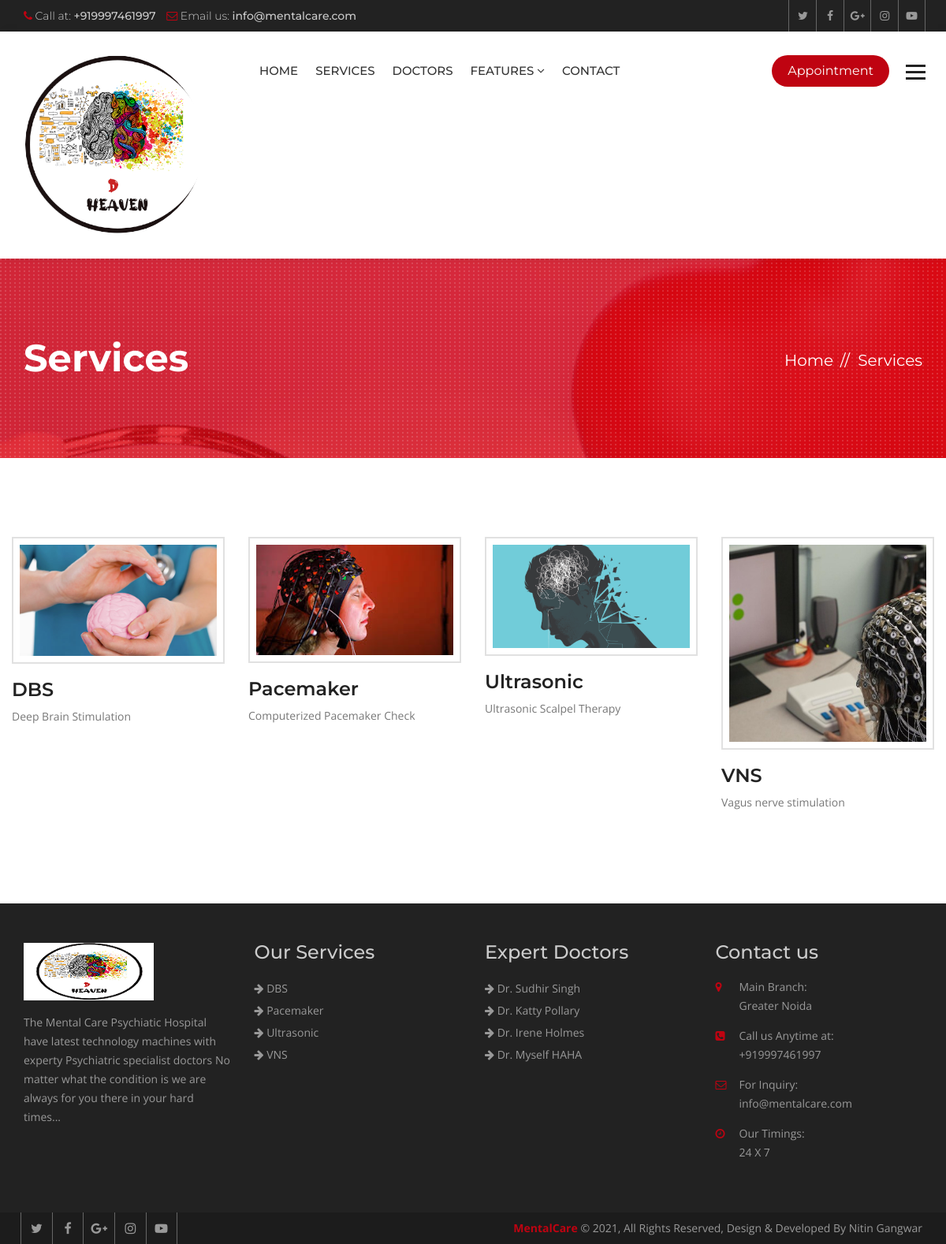
Page /services/ on the committed database.
### hospital/models.py (models this page shows, shortened)
class Service(models.Model):
    title = models.CharField(max_length=120)
    description = models.TextField()
    items = models.ManyToManyField(to='Item',)
    thumbnail = models.ImageField(upload_to='services/')
    cover = models.ImageField(upload_to='services/')
    image1 = models.ImageField(upload_to='services/', blank=True, null=True)
    image2 = models.ImageField(upload_to='services/', blank=True, null=True)

class Doctor(models.Model):
    name = models.CharField(max_length=120)
    speciality = models.CharField(max_length=120)
    picture = models.ImageField(upload_to="doctors/")
    details = models.TextField()
    experience = models.TextField()
    expertize = models.ManyToManyField(to='Expertize', related_name='doctors')
    twitter = models.CharField(max_length=120, blank=True, null=True)
    facebook = models.CharField(max_length=120, blank=True, null=True)
    instagram = models.CharField(max_length=120, blank=True, null=True)

### hospital/views.py (the view)
# urls.py: path('services/', views.ServiceListView.as_view(), name="services"),
class ServiceListView(ListView):
    queryset = Service.objects.all()
    template_name = "hospital/services.html"

### hospital/context_processors.py (called while the page is built)
def footer_content(request):
    services = Service.objects.all()
    doctors = Doctor.objects.all()
    context = {
        'services': services,
        'doctors': doctors
    }
    return context

### templates/hospital/services.html (shortened to what this page needs)
{% extends 'base.html' %}
{% block maincontent %}
<div class="inner-banner">
  <div class="container">
    <div class="row">
      <div class="col-md-7">
        <h1>Services</h1>
      </div>
      <div class="col-md-5">
        <ol class="breadcrumb">
          <li><a href="{% url 'index' %}">Home</a></li>
          <li class="active">Services</li>
        </ol>
      </div>
    </div>
  </div>
</div>
<div class="main-content">
  <section class="services">
    <div class="container">
      <div class="row">
        <div class="service-style-1">
          <div class="row">
            {% for service in object_list %}
            <div class="col-md-3 col-sm-3">
              <div class="service-box">
                <div class="ser-thumb">
                  <img src="{{ service.thumbnail.url }}" alt=""></div>
                <div class="ser-content">
                  <h3><a href="{% url 'service_details' service.id %}">{{ service.title }}</a></h3>
                  <p>{{ service.description|truncatewords:15 }}</p>
                </div>
              </div>
            </div>
            {% endfor %}
          </div>
        </div>
      </div>
    </div>
  </section>
</div>
{% endblock maincontent %}

### templates/base.html (shortened to what this page needs)
{% load static %}
<!DOCTYPE html>
<html lang="en">
<head>
  {% include 'partials/_css.html' %}
</head>
<body>
  <div class="wrapper">
    {% include 'partials/_header.html' %}
    {% block maincontent %}
    {% endblock maincontent %}
    {% include 'partials/_footer.html' %}
    {% include 'partials/_js.html' %}
</body>
</html>

### templates/partials/_css.html (shortened to what this page needs)
{% load static %}
<link href="{% static 'mentalcare/css/custom.css' %}" rel="stylesheet">
<link href="{% static 'mentalcare/css/bootstrap.min.css' %}" rel="stylesheet">
<link href="{% static 'mentalcare/css/color.css' %}" rel="stylesheet">
<link href="{% static 'mentalcare/css/responsive.css' %}" rel="stylesheet">
<link href="{% static 'mentalcare/css/font-awesome.min.css' %}" rel="stylesheet">
<link href="{% static 'mentalcare/css/prettyPhoto.css' %}" rel="stylesheet">
<link href="{% static 'mentalcare/css/owl.carousel.min.css' %}" rel="stylesheet">
<link href="{% static 'mentalcare/css/bootstrap-datetimepicker.min.css' %}" rel="stylesheet">

### templates/partials/_header.html (shortened to what this page needs)
{% load static %}
<header class="site-header">
  <div class="top-bar">
    <div class="container">
      <div class="row">
        <div class="col-md-6 col-sm-8">
          <ul>
            <li><i class="fa fa-phone" aria-hidden="true"></i> Call at: <strong>+919997461997</strong></li>
            <li><i class="fa fa-envelope-o" aria-hidden="true"></i> Email us: <strong>info@mentalcare.com</strong>
            </li>
          </ul>
        </div>
        <div class="col-md-6 col-sm-4 top-social"> <a href="#"><i class="fa fa-twitter" aria-hidden="true"></i></a>
          <a href="#"><i class="fa fa-facebook" aria-hidden="true"></i></a> <a href="#"><i class="fa fa-google-plus"
              aria-hidden="true"></i></a> <a href="#"><i class="fa fa-instagram" aria-hidden="true"></i></a> <a
            href="#"><i class="fa fa-youtube-play" aria-hidden="true"></i></a> </div>
      </div>
    </div>
  </div>
  <div class="nav-logo-area">
    <div class="container">
      <div class="row">
        <div class="col-md-12">
          <nav class="navbar navbar-default">
            <div class="navbar-header">
              <a class="navbar-brand" href="{% url 'index' %}"><img src="{% static 'mentalcare/images/logo.png' %}"
                  alt=""></a> </div>
            <div class="collapse navbar-collapse" id="bs-example-navbar-collapse-1">
              <ul class="nav navbar-nav">
                <li><a href="{% url 'index' %}">Home</a></li>
                <li><a href="{% url 'services' %}">Services</a></li>
                <li><a href="{% url 'doctors' %}">Doctors</a></li>
                <li class="dropdown"> <a href="#" class="dropdown-toggle" data-toggle="dropdown" role="button"
                    aria-haspopup="true" aria-expanded="false">Features <span class="fa fa-angle-down"></span></a>
                </li>
                <li><a href="{% url 'contact' %}">Contact</a></li>
              </ul>
              <ul class="nav navbar-nav navbar-right">
                <li><a class="appoint" href="{% url 'appointment' %}">Appointment</a></li>
                <li> <a id="menu-toggle" href="#" class="toggle"><img src="{% static 'mentalcare/images/bars.png' %}"
                      alt=""></a> </li>
              </ul>
            </div>
          </nav>
        </div>
      </div>
    </div>
  </div>
</header>

### templates/partials/_sidebar.html (shortened to what this page needs)
{% load static %}

### templates/partials/_slider.html (shortened to what this page needs)
{% load static %}

### templates/partials/_footer.html
{% load static %}
<footer class="footer">
  <div class="footer-widgets">
    <div class="container">
      <div class="row">
        <div class="col-md-3 col-sm-6">
          <div class="widget"> <img class="ft-logo" src="{% static 'mentalcare/images/footer-logo.png' %}" alt="">
            <p>The Mental Care Psychiatic Hospital have latest technology machines with experty Psychiatric specialist doctors
              No matter what the condition is we are always for you there in your hard times... </p>
          </div>
        </div>
        <div class="col-md-3 col-sm-6">
          <div class="widget">
            <h3>Our Services</h3>
            <ul>
              {% for service in services|slice:':8' %}
              <li><a href="{% url 'service_details' service.id %}"><i class="fa fa-arrow-right"></i>
                  {{service.title }}</a></li>
              {% endfor %}
            </ul>
          </div>
        </div>
        <div class="col-md-3 col-sm-6">
          <div class="widget">
            <h3>Expert Doctors</h3>
            <ul>
              {% for doctor in doctors|slice:':8' %}
              <li><a href="{% url 'doctor_details' doctor.id %}"><i class="fa fa-arrow-right"></i> {{ doctor.name }}</a>
              </li>
              {% endfor %}
            </ul>
          </div>
        </div>
        <div class="col-md-3 col-sm-6">
          <div class="widget">
            <h3>Contact us</h3>
            <address>
              <ul>
                <li> <span class="icon"><i class="fa fa-map-marker" aria-hidden="true"></i></span> <span
                    class="add-text"><strong>Main Branch:</strong> Greater Noida</span> </li>
                <li> <span class="icon"><i class="fa fa-phone-square" aria-hidden="true"></i></span> <span
                    class="add-text"><strong>Call us Anytime at:</strong> +919997461997</span> </li>
                <li> <span class="icon"><i class="fa fa-envelope-o" aria-hidden="true"></i></span> <span
                    class="add-text"><strong>For Inquiry:</strong> info@mentalcare.com</span> </li>
                <li> <span class="icon"><i class="fa fa-clock-o" aria-hidden="true"></i></span> <span
                    class="add-text"><strong>Our Timings:</strong> 24 X 7</span> </li>
              </ul>
            </address>
          </div>
        </div>
      </div>
    </div>
  </div>
  <div class="footer-cr">
    <div class="container">
      <div class="row">
        <div class="col-md-6">
          <div class="footer-social"> <a href="#"><i class="fa fa-twitter" aria-hidden="true"></i></a> <a href="#"><i
                class="fa fa-facebook" aria-hidden="true"></i></a> <a href="#"><i class="fa fa-google-plus"
                aria-hidden="true"></i></a> <a href="#"><i class="fa fa-instagram" aria-hidden="true"></i></a> <a
              href="#"><i class="fa fa-youtube-play" aria-hidden="true"></i></a>
          </div>
        </div>
        <div class="col-md-6">
          <p><strong>MentalCare</strong> © {% now 'Y' %}, All Rights Reserved, Design & Developed By Nitin Gangwar</p>
        </div>
      </div>
    </div>
  </div>
</footer>

### templates/partials/_js.html (shortened to what this page needs)
</div>
{% load static %}

### mentalcare/static/mentalcare/css/color.css (style rules this page uses)
.site-header .navbar-default .navbar-nav > li > a:hover, .site-header .navbar-default .navbar-nav > .active > a, .site-header .navbar-default .navbar-nav > .active > a:focus, .site-header .navbar-default .navbar-nav > .active > a:hover, .site-header .navbar-default .navbar-nav > .open > a, .site-header .navbar-default .navbar-nav > .open > a:focus, .site-header .navbar-default .navbar-nav > .open > a:hover, .main-slider .owl-theme .owl-dots .owl-dot.active span, .main-slider .owl-theme .owl-dots .owl-dot:hover span, .site-header .navbar-nav > li > a.appoint, .site-header .navbar-nav > li > a.nav-search, .btn-1, .site-header .dropdown-menu > li > a:after, .app-form input[type="submit"], .header-style-two .nav-area, .learn-more, .play:hover, .cp-tabs .nav-tabs > li.active > a, .cp-tabs .nav-tabs > li.active > a:focus, .cp-tabs .nav-tabs > li.active > a:hover, .site-header .head-search .btn.btn-default, .main-slider .owl-theme .owl-dots .owl-dot.active span, .main-slider .owl-theme .owl-dots .owl-dot:hover span, .service-box-2:after, .Heart-box:hover .v-icon, .Heart-box:hover .v-text, .post-date, .team-two .team-social li a, .team-two .team-box .team-text:after, .book-appointment-widget a, .cp-pagination .pagination > li > a:hover, .cp-pagination .pagination > li > span:hover, .book-app, .submit-btn, .news-thumb .date, .newsletter-form button, .news-detail blockquote, .comment-form input[type="submit"], .pro-hover a, .review-form input[type="submit"], .related-products .owl-dots .owl-dot.active span, .related-products .owl-dots .owl-dot:hover span, .heart-care-services .nav-tabs>li.active>a, .heart-care-services .nav-tabs>li.active>a:focus, .heart-care-services .nav-tabs>li.active>a:hover, .heart-care-services .nav-tabs>li>a:hover, .services-nav h3, .site-header .dropdown-menu > li > a:hover, .features-box:hover, .features-box.selected, .footer .widget .rm, .home-testimonials .owl-theme .owl-dots .owl-dot.active span, .home-testimonials .owl-theme .owl-dots .owl-dot:hover span { background: #bf0311; }
.top-bar li .fa, .top-social a:hover, .view, .services-list .service h3 a:hover, .service-style-1 .service-box .ser-content h3 a:hover, .faqs .panel-default > .panel-heading h4 a, .faqs .panel-default > .panel-heading a::after, .team-text h5 a:hover, .section-title-3 strong, .post-text > h5 a:hover, .read-more:hover, .widget address .icon, .footer .widget a:hover, .footer-cr p strong, .footer-social a:hover, .post-meta li, .post-meta li:after, .post-meta li a, .header-service-area .icon, .header-service-area strong, .section-title-1 strong, .section-title-1 h2, .sectio-title-2 strong, .welcome-text .designation, .Heart-box .v-icon, .phone-icon, .services-nav .side-nav li:hover a, .services-nav .side-nav li.active a, .gallery-thumb .hover-info a, .archives li:before, .search-form button, .date-time, .right-404 strong, .prices, .review .fa, .login-social li, .login-social li a, .heart-care-services .nav-tabs>li>a { color: #bf0311; }

### rows in the picture
Service: thumbnail (picture), title "DBS", description "Deep Brain Stimulation"
Service: thumbnail (picture), title "Pacemaker", description "Computerized Pacemaker Check"
Service: thumbnail (picture), title "Ultrasonic", description "Ultrasonic Scalpel Therapy"
Service: thumbnail (picture), title "VNS", description "Vagus nerve stimulation"
Doctor: name "Dr. Sudhir Singh"
Doctor: name "Dr. Katty Pollary"
Doctor: name "Dr. Irene Holmes"
Doctor: name "Dr. Myself HAHA"
